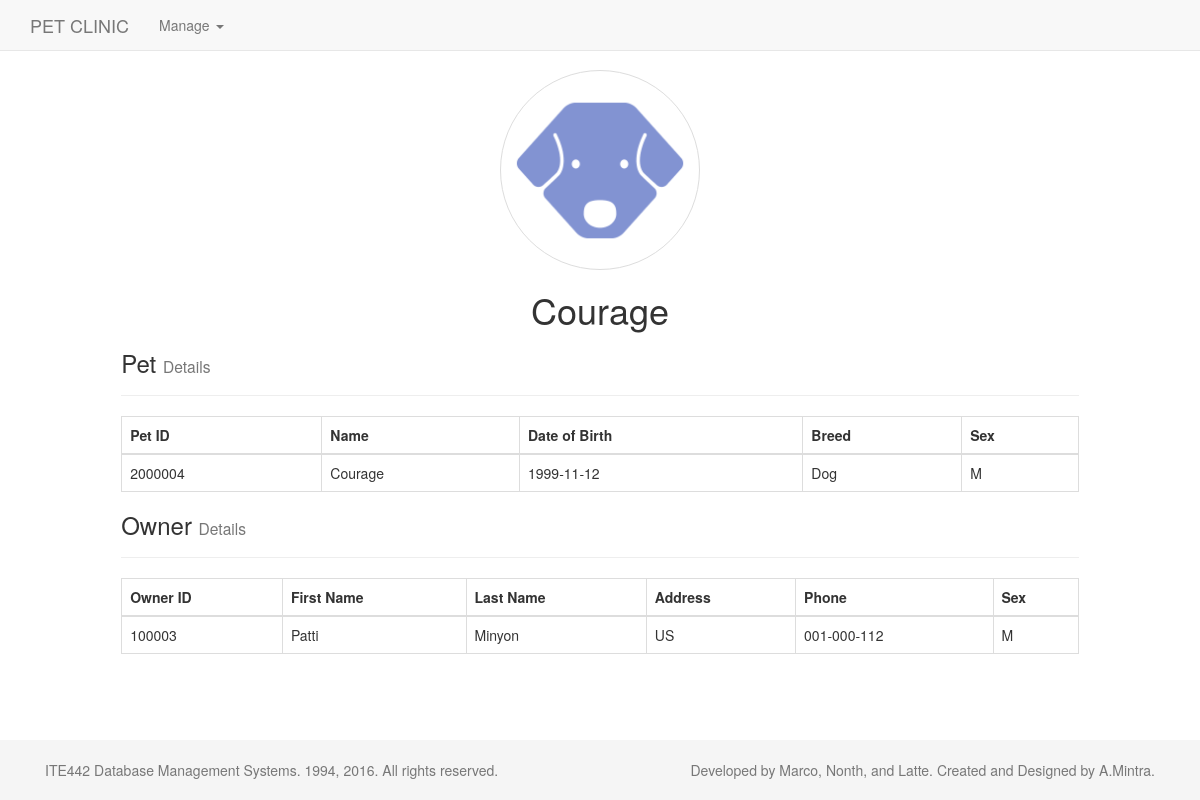
Page /pet_show.php?id=2000004 on the committed database.
### tables this page shows
CREATE TABLE IF NOT EXISTS PET (
	PET_ID INT NOT NULL,
    OWNER_ID INT NOT NULL,
    PET_NAME VARCHAR(30) NOT NULL,
    DATE_OF_BIRTH DATE,
    BREED TEXT,
    SEX CHAR,
    PRIMARY KEY(PET_ID)
);

CREATE TABLE IF NOT EXISTS OWNER (
	OWNER_ID INT NOT NULL,
    F_NAME VARCHAR(30) NOT NULL,
    L_NAME VARCHAR(30) NOT NULL,
    ADDRESS VARCHAR(40),
    PHONE VARCHAR(15),
    SEX CHAR,
    PRIMARY KEY(OWNER_ID)
);

### includes/pet_connection.php (called while the page is built, shortened)
<?php
	class dbConn {
		public function __construct(){
			$this->conn = new PDO('mysql:host='.$host.';dbname='.$db_name.';charset=utf8', $username, $password);
		}
	};
	class PetConnection extends dbConn {
		public function getPet($petid) {
			try {
				$db = new dbConn;
				$err = '';
				$stmt = $db->conn->prepare("SELECT * FROM PET where PET_ID = :petid"  );
				$stmt->bindParam(':petid', $petid);
				$stmt->execute();
				$results = $stmt->fetch(PDO::FETCH_ASSOC);
			}
			catch (PDOException $e) {
				$err = "Error: " . $e->getMessage();
			}
			$success = ($err == '' ? $results : $err );
			return $success;
		}
		public function getOwner($ownerid) {
			try {
				$db = new dbConn;
				$err = '';
				$stmt = $db->conn->prepare("SELECT * FROM OWNER where OWNER_ID = :ownerid"  );
				$stmt->bindParam(':ownerid', $ownerid);
				$stmt->execute();
				$results = $stmt->fetch(PDO::FETCH_ASSOC);
			}
			catch (PDOException $e) {
				$err = "Error: " . $e->getMessage();
			}
			$success = ($err == '' ? $results : $err );
			return $success;
		}
	};
?>

### pet_show.php (the view)
<?php include ('includes/header.php'); ?>
<?php include ("includes/pet_connection.php");
		$a = new PetConnection;
		$petid = $_GET["id"];
		$result = $a->getPet($petid);
?>
<div class="container" style="padding: 0px 9% 0px 9%;">
	<center>
		<img src="images/noimage.png" class="img-circle" style="width:200px; border: 1px solid #dddddd;">
		<h1><?php echo $result['PET_NAME']; ?></h1>
	</center>
	<div class="page-header" style="margin: 0px;">
		<h3>Pet <small>Details</small></h3>
	</div>
	<?php
		echo "<br>";
		echo "<table class='table table-bordered'>";
		echo "<thead><tr><th>Pet ID</th><th>Name</th><th>Date of Birth</th><th>Breed</th><th>Sex</th></tr></thead>";
		echo "<tr>";
		echo "<td>".$result['PET_ID']."</td>";
		echo "<td>".$result['PET_NAME']."</td>";
		echo "<td>".$result['DATE_OF_BIRTH']."</td>";
		echo "<td>".$result['BREED']."</td>";
		echo "<td>".$result['SEX']."</td>";
		echo "</tr></table>";
	?>
	<div class="page-header" style="margin: 0px;">
		<h3>Owner <small>Details</small></h3>
	</div>
	<?php
		$result2 = $a->getOwner($result['OWNER_ID']);
		echo "<br>";
		echo "<table class='table table-bordered'>";
		echo "<thead><tr><th>Owner ID</th><th>First Name</th><th>Last Name</th><th>Address</th><th>Phone</th><th>Sex</th></tr></thead>";
		echo "<tr>";
		echo "<td>".$result2['OWNER_ID']."</td>";
		echo "<td>".$result2['F_NAME']."</td>";
		echo "<td>".$result2['L_NAME']."</td>";
		echo "<td>".$result2['ADDRESS']."</td>";
		echo "<td>".$result2['PHONE']."</td>";
		echo "<td>".$result2['SEX']."</td>";
		echo "</tr></table>";
	?>
</div>
<?php include ('includes/footer.php'); ?>

### css/sticky-footer-navbar.css (style rules this page uses)
html { position: relative; min-height: 100%; }
body { margin-bottom: 60px; }

### rows in the picture
pet: PET_NAME "Courage", PET_ID "2000004", DATE_OF_BIRTH "1999-11-12", BREED "Dog", SEX "M"
owner: OWNER_ID "100003", F_NAME "Patti", L_NAME "Minyon", ADDRESS "US", PHONE "001-000-112", SEX "M"
